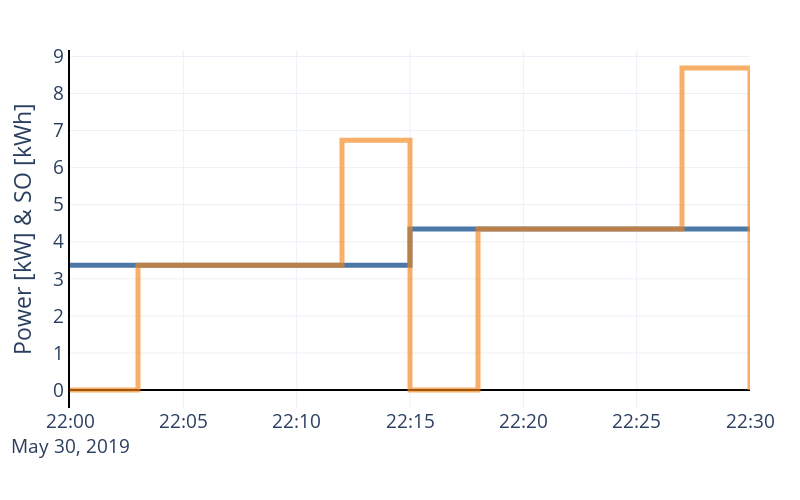

The code cell stored with this chart in its notebook:
### Code cell
graph = result.copy()
graph["storage"] = -result[[f"{name}_storage" for name in house_ids]].sum(axis=1)
graph["soc"] = result[[f"{name}_soc" for name in house_ids]].sum(axis=1)

graph["Total"] = _individuals.loc[graph.index[0]:graph.index[-1], house_ids].sum(axis=1).resample(freq).ffill()
graph["pv_production_kw"] = pv_size * len(house_ids) * _individuals.loc[graph.index[0]:graph.index[-1], "pv_1kw"].resample(freq).ffill()
graph["community_kW"] = graph["Total"] - graph["pv_production_kw"]

#graph["community_kW"] = result[[f"{name}" for name in house_ids]].sum(axis=1)

fig = px.line(graph.loc[start+timedelta(hours=16):start+timedelta(hours=16, minutes=30), :],
              y=["community_kW", "storage"])
#fig.data[2].update(line_width=4, line_dash="dot")
fig.data[0].update(line_width=5)
fig.data[-1].update(line_width=5, opacity=0.65)
fig.update_traces(line_shape='hv')
fig.update_layout(
    layout,
    height=500,
    width=800,
    showlegend=False,
    xaxis_title="",
    yaxis_title="Power [kW] & SO [kWh]",
    yaxis_showline=True, yaxis_linewidth=2, yaxis_linecolor='black',
    xaxis_showline=False, xaxis_linewidth=2, xaxis_linecolor='black',
    xaxis_tickangle=0)
fig.show()
fig.write_image(f"results/reactive_explained.svg")

### Figure 1 — Plotly figure (JSON) as saved in the notebook; plotly's stock layout.template omitted (floating-point values rounded to 4 significant figures)
{"data": [{"hovertemplate": "variable=community_kW<br>Index=%{x}<br>value=%{y}<extra></extra>", "legendgroup": "community_kW", "line": {"color": "#4C78A8", "dash": "solid", "shape": "hv", "width": 5}, "marker": {"symbol": "circle"}, "mode": "lines", "name": "community_kW", "orientation": "v", "showlegend": true, "type": "scatter", "x": ["2019-05-30T22:00:00", "2019-05-30T22:03:00", "2019-05-30T22:06:00", "2019-05-30T22:09:00", "2019-05-30T22:12:00", "2019-05-30T22:15:00", "2019-05-30T22:18:00", "2019-05-30T22:21:00", "2019-05-30T22:24:00", "2019-05-30T22:27:00", "2019-05-30T22:30:00"], "xaxis": "x", "y": [3.37, 3.37, 3.37, 3.37, 3.37, 4.346, 4.346, 4.346, 4.346, 4.346, 4.28], "yaxis": "y"}, {"hovertemplate": "variable=storage<br>Index=%{x}<br>value=%{y}<extra></extra>", "legendgroup": "storage", "line": {"color": "#F58518", "dash": "solid", "shape": "hv", "width": 5}, "marker": {"symbol": "circle"}, "mode": "lines", "name": "storage", "opacity": 0.65, "orientation": "v", "showlegend": true, "type": "scatter", "x": ["2019-05-30T22:00:00", "2019-05-30T22:03:00", "2019-05-30T22:06:00", "2019-05-30T22:09:00", "2019-05-30T22:12:00", "2019-05-30T22:15:00", "2019-05-30T22:18:00", "2019-05-30T22:21:00", "2019-05-30T22:24:00", "2019-05-30T22:27:00", "2019-05-30T22:30:00"], "xaxis": "x", "y": [0, 3.37, 3.37, 3.37, 6.739, 0, 4.346, 4.346, 4.346, 8.691, 0], "yaxis": "y"}], "layout": {"font": {"size": 19}, "height": 500, "legend": {"title": {"text": "variable"}, "tracegroupgap": 0}, "margin": {"b": 10, "l": 20, "r": 50, "t": 50}, "showlegend": false, "width": 800, "xaxis": {"anchor": "y", "autorange": true, "domain": [0, 1], "linecolor": "black", "linewidth": 2, "range": ["2019-05-30 22:00", "2019-05-30 22:30"], "showline": false, "tickangle": 0, "title": {"text": ""}, "type": "date", "zerolinecolor": "black", "zerolinewidth": 2}, "yaxis": {"anchor": "x", "autorange": true, "domain": [0, 1], "linecolor": "black", "linewidth": 2, "range": [-0.4828, 9.174], "showline": true, "title": {"text": "Power [kW] & SO [kWh]"}, "type": "linear", "zerolinecolor": "black", "zerolinewidth": 2}}}
